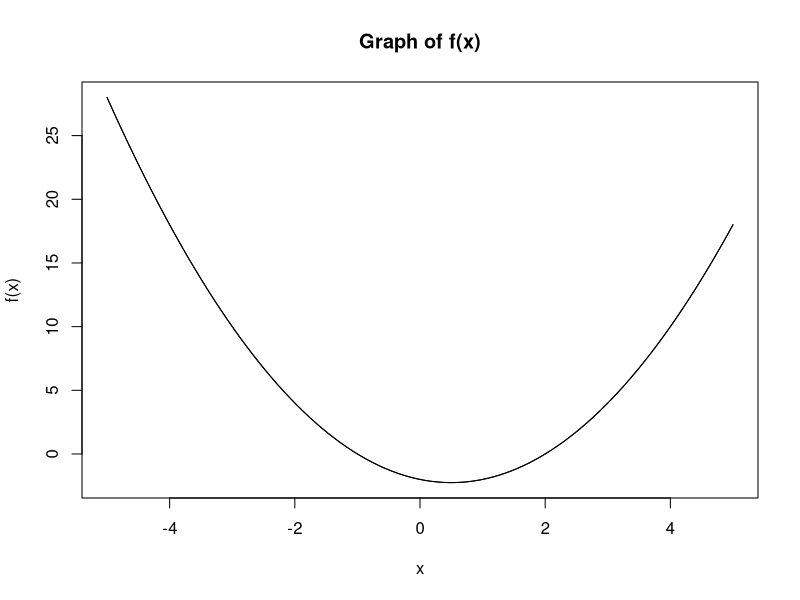

This chart was generated by the following R code:
## ---- chunk 1
a <- 1
b <- -1
c <- -2
discriminant <- b^2 - 4*a*c
if (discriminant < 0) {
  print("no real solutions")
} else {
  solutions <- c((-b + sqrt(discriminant)) / (2 * a), (-b - sqrt(discriminant)) / (2 * a))
  print(solutions)
}
## ---- chunk 2
x <- seq(-5, 5, length = 100)
y <- a * x^2 + b * x + c
plot(x, y, type = "l", main = "Graph of f(x)", xlab = "x", ylab = "f(x)")
lines(x, y)
